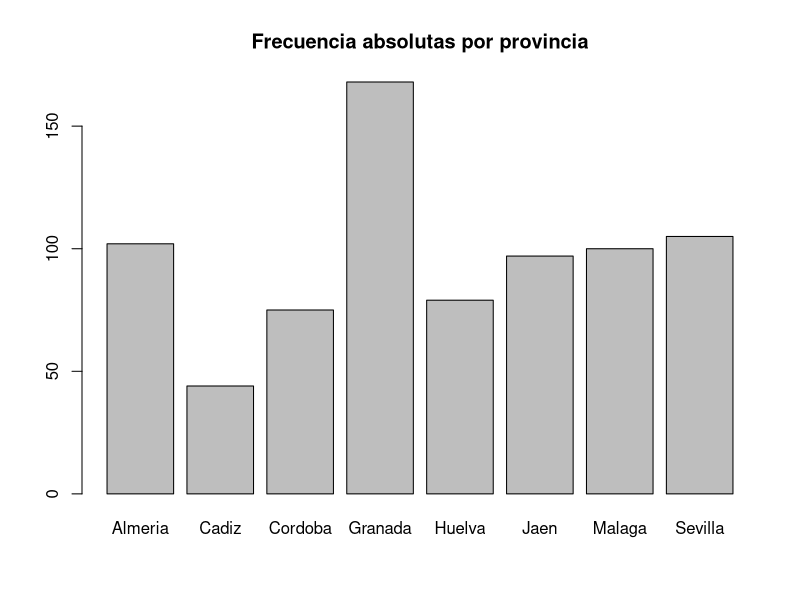
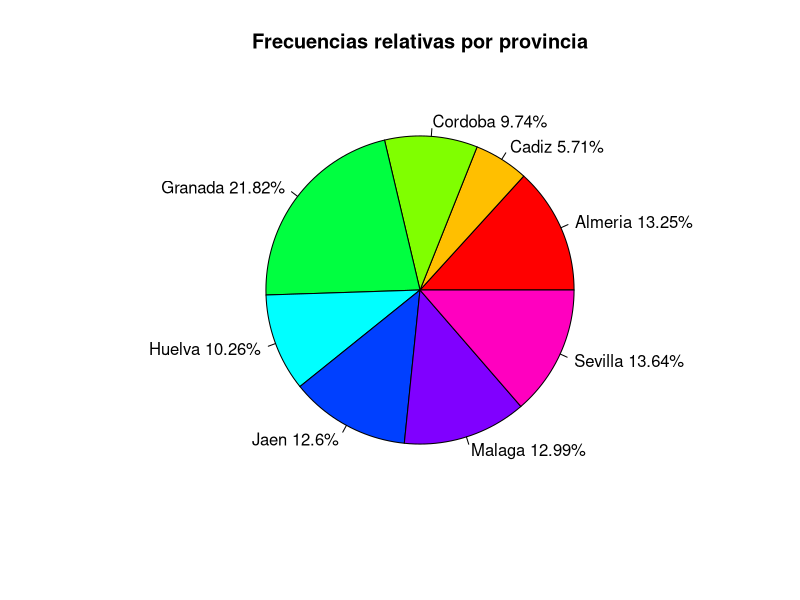
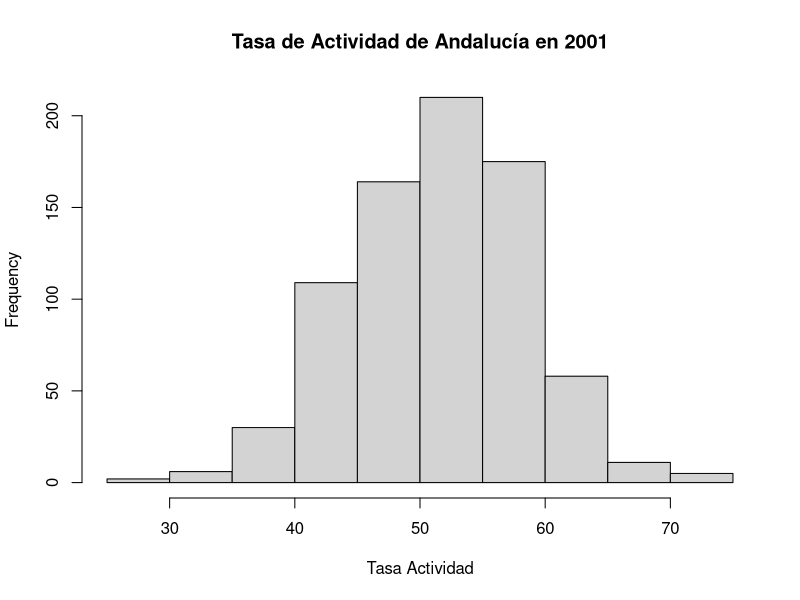
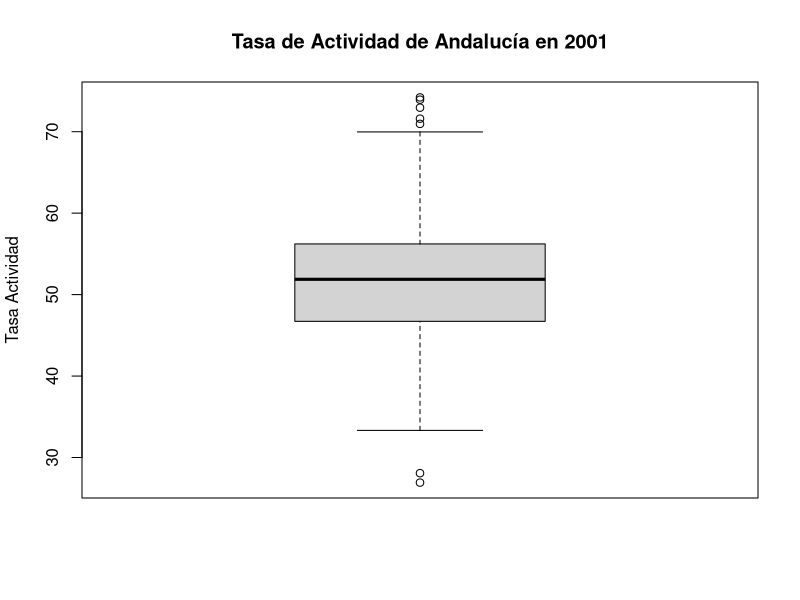
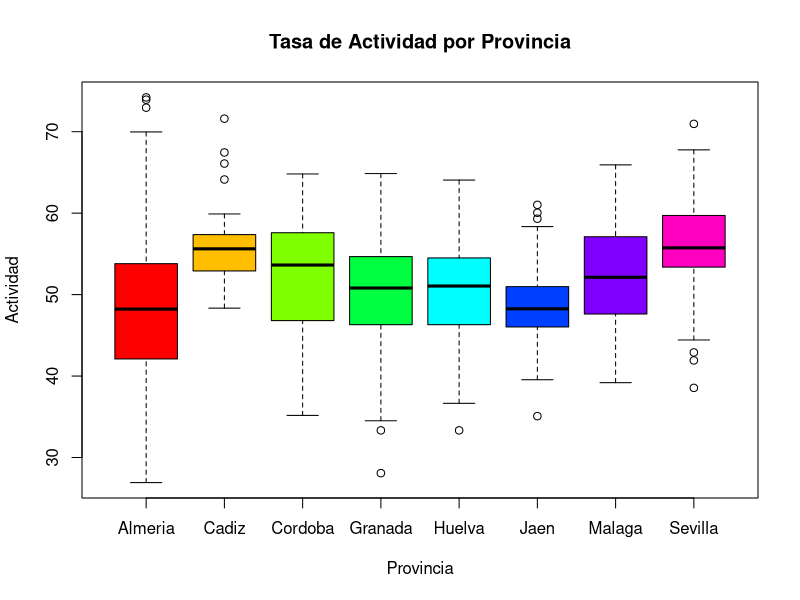
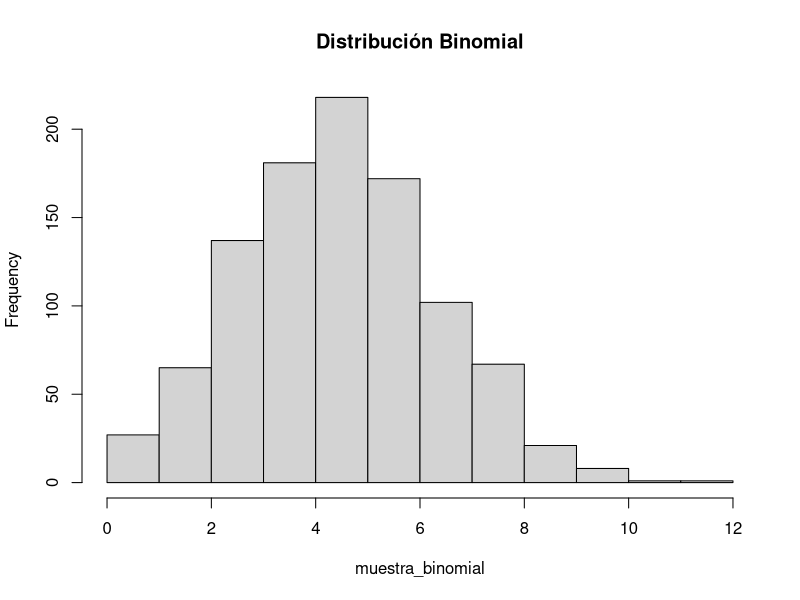

Source code (R) for these figures, in order:
#####################1. Cálculo de nuevas variables, recodificación y filtrado#####################

#Importamos el fichero de jaen
#Código INE del municipio.
#Nombre del municipio.
#Consumo de energía eléctrica en megavatios por hora.
#Consumo medio de agua en invierno, en metros cúbicos por día.
#Consumo medio de agua en verano, en metros cúbicos por día.
#Destino de los residuos sólidos urbanos: las posibilidades son vertedero controlado, vertedero incontrolado, compostaje.
#Cantidad de residuos sólidos urbanos, en toneladas.

#1. Importar el fichero JaenIndicadores.txt y denominar a la hoja de datos (data frame) Datos.Jaen
Datos.Jaen <- read.table('./Datos/JaenIndicadores-utf8.txt',sep="\t", header=TRUE, encoding  ="UTF-8")
#Limpiar datos faltantes
Datos.Jaen <- Datos.Jaen[!Datos.Jaen$poblacion == "..", ]
options(warn=-1)
#Cambiar comas por puntos para poder calcular más tarde
Datos.Jaen$residuoscant <- gsub("\\,", ".", Datos.Jaen$residuoscant)
#Cambiar a numerico o doble las variables para los calculos
Datos.Jaen$poblacion <- (as.numeric(as.character(Datos.Jaen$poblacion)))
Datos.Jaen$consumoelec <- (as.numeric(as.character(Datos.Jaen$consumoelec)))
Datos.Jaen$consumoaguainv <- (as.numeric(as.character(Datos.Jaen$consumoaguainv)))
Datos.Jaen$consumoaguaver <- (as.numeric(as.character(Datos.Jaen$consumoaguaver)))
Datos.Jaen$residuoscant <- (as.double(Datos.Jaen$residuoscant))

#2. Recodificar la variable Poblacion en una variable cualitativa tipo factor llamada Tamaño con tres categorías:
#  Si la población es inferior a 2000 habitantes, Tamaño será “Pequeño”.
#  Si la población está entre 2000 y 4500 habitantes, Tamaño será “Mediano”.
#  Si la población es superior a 4500 habitantes, Tamaño será “Grande”.


Datos.Jaen$poblacioncat[Datos.Jaen$poblacion<= 2000] <- "Pequeño"

Datos.Jaen$poblacioncat[Datos.Jaen$poblacion> 2000 & (as.numeric(as.character(Datos.Jaen$poblacion)))< 4500] <- "Mediano"

Datos.Jaen$poblacioncat[Datos.Jaen$poblacion>= 4500] <- "Grande"

Datos.Jaen$poblacioncat <- as.factor(Datos.Jaen$poblacioncat)

#Datos.Jaen$poblacion <- Datos.Jaen$poblacioncat 

#Datos.Jaen<-Datos.Jaen[1:8]

options(warn=0)
#3. Calcular los siguientes promedios que se especifican a continuación y añadirlos como nuevas variables al fichero Datos.Jaen obtenidas a partir de las variables existentes: 
#  Variable elec.hab que contendrá el consumo de energía eléctrica por habitante, obtenida como Consumo.de.energia.electrica/Poblacion
#  Variable agua.hab que contendrá el consumo medio de agua por habitante y día, obtenida como (Consumo.de.agua..Invierno + Consumo.de.agua..V erano)/Poblacion
#  Variable res.hab que contendrá los residuos sólidos urbanos por habitante, obtenida como Residuos.solidos.urbanos..Cantidad/Poblacion
Datos.Jaen$elec.hab <- Datos.Jaen$consumoelec/Datos.Jaen$poblacion
Datos.Jaen$agua.hab <- (Datos.Jaen$consumoaguainv+Datos.Jaen$consumoaguaver)/Datos.Jaen$poblacion
Datos.Jaen$res.hab <- Datos.Jaen$residuoscant/Datos.Jaen$poblacion

#4. Crear una nueva hoja de datos con todas las variables que contiene actualmente el data frame Datos.Jaen, pero referida 
#sólo a los municipios de tamaño mediano y denominarla Datos.Jaen.Medianos

Datos.Jaen.Medianos <- Datos.Jaen[Datos.Jaen$poblacioncat == 'Mediano',]

#5. Guardar la hoja de datos Datos.Jaen con las nuevas variables creadas en los apartados anteriores y la hoja que contiene 
#los datos de las poblaciones medianas (Datos.Jaen.Medianos) en un archivo de datos de R y llamadlo JaenIndicadores.RData

save(Datos.Jaen, Datos.Jaen.Medianos, file = "./Datos/JaenIndicadores.RData")


#####################2. Análisis Estadístico Descriptivo de Datos#####################

#1. Importar el fichero Andalucia.txt y denominar a la hoja de datos (data frame) Datos.Andalucia. Comprobar si en el archivo 
#.txt hay datos faltantes y cómo están codificados.

Datos.Andalucia <-  read.table('./Datos/Andalucia-utf8.txt',sep="\t", header=TRUE, encoding  ="UTF-8")
Datos.Andalucia[Datos.Andalucia$Renta.familiar.por.habitante.2003 == "..","Renta.familiar.por.habitante.2003"] <- NA

#2. A partir de la variable código INE, construir una variable tipo factor que distinga la provincia de pertenencia de cada municipio,
#denominarla “Provincia” y añadirla al data frame. 
#head(ine)
Datos.fProv = c("Almeria","Cadiz","Cordoba","Granada","Huelva","Jaen","Malaga","Sevilla")

Datos.Andalucia$IdINE <- substr(Datos.Andalucia$Codigo.INE,1,nchar(Datos.Andalucia$Codigo.INE)-3)

Datos.Andalucia$Provincia[Datos.Andalucia$IdINE == 4] <- Datos.fProv[1]
Datos.Andalucia$Provincia[Datos.Andalucia$IdINE == 11] <- Datos.fProv[2]
Datos.Andalucia$Provincia[Datos.Andalucia$IdINE == 14] <- Datos.fProv[3]
Datos.Andalucia$Provincia[Datos.Andalucia$IdINE == 18] <- Datos.fProv[4]
Datos.Andalucia$Provincia[Datos.Andalucia$IdINE == 21] <- Datos.fProv[5]
Datos.Andalucia$Provincia[Datos.Andalucia$IdINE == 23] <- Datos.fProv[6]
Datos.Andalucia$Provincia[Datos.Andalucia$IdINE == 29] <- Datos.fProv[7]
Datos.Andalucia$Provincia[Datos.Andalucia$IdINE == 41] <- Datos.fProv[8]

#Obtener la distribución de frecuencias absolutas y relativas, un diagrama de barras con las frecuencias absolutas y un 
#diagrama de sectores con las frecuencias relativas en porcentajes de esta variable tipo factor. 
#¿Qué provincia tiene más municipios? ¿Cuál tiene menos? ¿Qué porcentaje representa en cada caso?

Datos.Andalucia$Provincia <- as.factor(Datos.Andalucia$Provincia)
print('Frecuencia absoluta: ')
frec.abs <-table(Datos.Andalucia$Provincia)
frec.abs
print('Frecuencia relativa')
frec.rel <-table(Datos.Andalucia$Provincia)/sum(table(Datos.Andalucia$Provincia))*100
frec.rel
#Bar plot frecuencias absolutas
barplot(frec.abs, main="Frecuencia absolutas por provincia")

#Pie plot frecuencias relativas
slices <- frec.rel
lbls <- rownames(frec.rel)
pct <- round(slices/sum(slices)*100,2)
lbls <- paste(lbls, pct) # add percents to labels
lbls <- paste(lbls,"%",sep="") # ad % to labels
pie(slices,labels = lbls, col=rainbow(length(lbls)), main="Frecuencias relativas por provincia") 

#3. Obtener un resumen descriptivo de la variable tasa de actividad de 2001 que incluya parámetros de posición, dispersión, asimetría
#y curtosis, histograma y diagrama de caja. En función de este resumen, contestar a las siguientes preguntas:

#Vamos a arreglar la columna para los calculos
#Cambiar comas por puntos. Si lo dejaramos como está la conversión a otro tipo de dato sería errónea.

Datos.Andalucia$Tasa.actividad.2001 <- gsub("\\,", ".", Datos.Andalucia$Tasa.actividad.2001)
Datos.Andalucia$Tasa.actividad.2001 <- (as.double(Datos.Andalucia$Tasa.actividad.2001))

#####################Parámetros de posición#####################

summary(Datos.Andalucia$Tasa.actividad.2001)
#Media
media <- mean(Datos.Andalucia$Tasa.actividad.2001)
#Mediana
mediana <- median(Datos.Andalucia$Tasa.actividad.2001, na.rm=T)
# Percentil 5% y percentil 95%
percep <-quantile(Datos.Andalucia$Tasa.actividad.2001,probs=c(0.05,0.95),na.rm=TRUE)
## Mínimo
min.Tasa<-min(Datos.Andalucia$Tasa.actividad.2001, na.rm=T)
## Máximo
max.Tasa<-max(Datos.Andalucia$Tasa.actividad.2001, na.rm=T)
## Primer cuartil
q1.Tasa<-quantile(Datos.Andalucia$Tasa.actividad.2001, probs=0.25, na.rm=T)
## Tercer cuartil
q3.Tasa<-quantile(Datos.Andalucia$Tasa.actividad.2001, probs=0.75, na.rm=T)

#####################Parámetros de dispersión#####################
# Desviación típica
Des.tipica <- sd(Datos.Andalucia$Tasa.actividad.2001,na.rm=TRUE)
# Varianza
Varianza <- var(Datos.Andalucia$Tasa.actividad.2001,na.rm=TRUE)
# Recorrido intercuartílico
ri.Tasa<-q3.Tasa-q1.Tasa
# Rango
rango.Tasa<-max.Tasa-min.Tasa


#####################Parámetros de forma###################
install.packages("e1071", dep = TRUE)
library(e1071)
coef_asimetria <- skewness(Datos.Andalucia$Tasa.actividad.2001,na.rm=TRUE)
print (coef_asimetria)

coef_curtosis <- kurtosis(Datos.Andalucia$Tasa.actividad.2001,na.rm=TRUE)
print (coef_curtosis)

#histograma
hist(Datos.Andalucia$Tasa.actividad.2001, main = "Tasa de Actividad de Andalucía en 2001", xlab="Tasa Actividad")

#Diagrama de caja
boxplot(Datos.Andalucia$Tasa.actividad.2001, main = "Tasa de Actividad de Andalucía en 2001", 
        col = "lightgray", ylab="Tasa Actividad")


#3.1. ¿Cuál es la tasa media de actividad de los municipios andaluces? 
#¿Crees que este valor es adecuado para representar la Tasa de Actividad de los municipios andaluces durante 2001?

#Valor medio = 51.44
#Creemos que es un valor correcto ya que no tenemos outlayers muy grandes lo que hace que la media y la media estén muy cercanas

#3.2. ¿Cómo valoras la homogeneidad de los valores de la tasa de actividad en los municipios andaluces? 
#¿Qué parámetro elegirías para representar la dispersión de la Tasa de Actividad de 2001?

#En el dataset analizado la tasa de actividad parece homogneo ya que los datos no presentan mucha desviación y el coeficiente de
#asimetría presenta un valor muy bajo.

#Podemos elegir la desviación típica ya que es una medida de dispersión de las variables Des.tipica. Segun los valores que tenemos
#consideramos que el valor de desviación típica 6.98 es bastante bajo viendo que los valores estan entre 30 y 70

#3.3. ¿En ese sentido, qué municipios andaluces destacan significativamente del resto (como atípicos) 
#por su alta tasa de actividad y por su baja tasa de actividad? ¿Se te ocurre alguna explicación al respecto?

#which(Datos.Andalucia$Tasa.actividad.2001==min.Tasa)
outlier_values <- boxplot.stats(Datos.Andalucia$Tasa.actividad.2001)$out #vemos los outlayers
Datos.Andalucia$Municipio[which(Datos.Andalucia$Tasa.actividad.2001<=28.08)] #-- Benitagla    Lobras  
Datos.Andalucia$Municipio[which(Datos.Andalucia$Tasa.actividad.2001>=70.96)] #-- Vícar                Ejido (El)           Mojonera (La)        Alcalá del Valle     Castilleja de Guzmán)$out 

#En principio, no parece que los outliers se deban a datos anómalos o mal registrados, puesto que la tasa de actividad no deja de ser un valor razonable.
#Para los municipios que poseen una tasa de actividad baja (Benitagla y Lobras) se ha observado que se trata de pueblos con muy poca población y una edad media bastante elevada. Lo cual explicaria una reducida tasa de actividad.
#Por el contrario, los municipios que presentan una tasa de actividad alta (Vícar, Ejido (El), Mojonera (La), Alcalá del Valle y Castilleja de Guzmán)
#son municipios con una media de edad baja y de poblacion bastante elevada, lo cual explicaria una tasa de actividad mas alta.


#3.4. ¿Cómo valoras la simetría de la distribución de frecuencia?

#Es bastante simétrica ya que el coefieciente de asimetria es cercano a 0. 

#4. Obtener un gráfico de caja de la Tasa de actividad en 2001 en función de la provincia y describe brevemente la información que contienen los datos a partir del gráfico.

boxplot(formula = Datos.Andalucia$Tasa.actividad.2001 ~ Datos.Andalucia$Provincia, 
        main = "Tasa de Actividad por Provincia",
        xlab = "Provincia",
        ylab = "Actividad",
        col = rainbow(8))

#A la vista del gráfico de cajas podemos observar que la mediana en todas las provincias se situa entorno al mismo rango (entre el 45 y 55 de Tasa de Actividad). Hecho que coincide 
#con el análisis realizado por el conjunto de tasa de actividad sobre todo el conjunto andaluz.
#Además, si bien es cierto que la mayoría de provincias presentan una varianza similar, hay casos especiales como puede ser Almería (que muestra una alta dispersión)
#y Cádiz (que presenta una varianza muy baja, lo que hace que la mayoría de valores se sitúen próximos a su mediana).
#Por otra parte, a pesar de que tanto Cádiz como Sevilla presentan ligeras asimetrías negativa y positiva, respectivamente, no se trata de asimetrías que puedan ser
#consideradas significativas. En conclusión podemos afirmar que la tasa de actividad de todas las provincias presentan un coeficiente de asimetría prácticamente nulo.
#Por último, podemos observar como el conjunto de outliers depende de cada provincia. Habiendo provincias que no presentan datos anómalos (Córdoba o Málaga),
#mientras que otras representan varios outliers (Cádiz y Sevilla, por ejemplo).




#####################################
# 3. DISTRIBUCIONES DE PROBABILIDAD #
#####################################

#1. Consideremos una variable aleatoria que sigue una distribución B (15, 0.33). Se pide:

#1.1. ¿Qué valor de la variable deja por debajo de sí el 75% de la probabilidad?
qbinom(0.75, 15, 0.33) #6

#1.2. Calcular el percentil 95% de la distribución.
qbinom(0.95, 15, 0.33) #8

#1.3. Obtener una muestra de tamaño 1000 de esta distribución, representarla gráficamente las frecuencias observadas de cada valor de la distribución 
#mediante un diagrama de barras y comparar éste con las frecuencias esperadas según el modelo que genera los datos.

#Generamos las muestras
muestra_binomial <- rbinom(1000, 15, 0.33)

#Consultados datos
summary(muestra_binomial)

#Histograma de la muestra binomial generada
hist(muestra_binomial, main="Distribución Binomial")

#A la vista del histograma con las frecuencias obtenidas, vemos que los resultados se ajustan al modelo esperado:
#Como ya hemos observado con el comando 'summary' la mediana se encuentra en el valor 5, mientras que los C1 y C3 se sitúan en los valores 4 y 6, respectivamente.
#Además, a la vista de la gráifca vemos que coincide con los valores obtenidos en los puntos 1.1 y 1.2:
#Ya que el valor 6 intuimos que puede dejar a su izquierda el 75% de los datos, mientras que el valor 8 abarca el 95% de los mismos.
